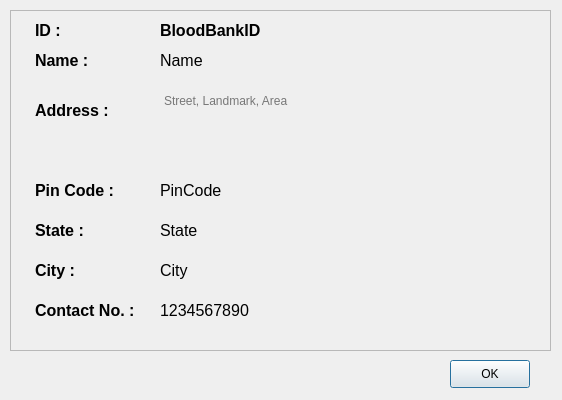
<?xml version="1.0" encoding="UTF-8"?>
<ui version="4.0">
 <class>bloodBankProfile</class>
 <widget class="QDialog" name="bloodBankProfile">
  <property name="geometry">
   <rect>
    <x>0</x>
    <y>0</y>
    <width>562</width>
    <height>400</height>
   </rect>
  </property>
  <property name="windowTitle">
   <string>Blood Bank Profile</string>
  </property>
  <widget class="QFrame" name="frame">
   <property name="geometry">
    <rect>
     <x>10</x>
     <y>10</y>
     <width>541</width>
     <height>341</height>
    </rect>
   </property>
   <property name="styleSheet">
    <string notr="true"/>
   </property>
   <property name="frameShape">
    <enum>QFrame::StyledPanel</enum>
   </property>
   <property name="frameShadow">
    <enum>QFrame::Raised</enum>
   </property>
   <widget class="QLabel" name="nameLabel">
    <property name="geometry">
     <rect>
      <x>25</x>
      <y>30</y>
      <width>101</width>
      <height>41</height>
     </rect>
    </property>
    <property name="text">
     <string>&lt;html&gt;&lt;head/&gt;&lt;body&gt;&lt;p&gt;&lt;span style=&quot; font-size:12pt; font-weight:600;&quot;&gt;Name :&lt;/span&gt;&lt;/p&gt;&lt;/body&gt;&lt;/html&gt;</string>
    </property>
   </widget>
   <widget class="QLabel" name="addressLabel">
    <property name="geometry">
     <rect>
      <x>25</x>
      <y>80</y>
      <width>101</width>
      <height>41</height>
     </rect>
    </property>
    <property name="text">
     <string>&lt;html&gt;&lt;head/&gt;&lt;body&gt;&lt;p&gt;&lt;span style=&quot; font-size:12pt; font-weight:600;&quot;&gt;Address :&lt;/span&gt;&lt;/p&gt;&lt;/body&gt;&lt;/html&gt;</string>
    </property>
   </widget>
   <widget class="QLabel" name="contactLabel">
    <property name="geometry">
     <rect>
      <x>25</x>
      <y>280</y>
      <width>131</width>
      <height>41</height>
     </rect>
    </property>
    <property name="text">
     <string>&lt;html&gt;&lt;head/&gt;&lt;body&gt;&lt;p&gt;&lt;span style=&quot; font-size:12pt; font-weight:600;&quot;&gt;Contact No. :&lt;/span&gt;&lt;/p&gt;&lt;/body&gt;&lt;/html&gt;</string>
    </property>
   </widget>
   <widget class="QLabel" name="stateLabel">
    <property name="geometry">
     <rect>
      <x>25</x>
      <y>200</y>
      <width>101</width>
      <height>41</height>
     </rect>
    </property>
    <property name="text">
     <string>&lt;html&gt;&lt;head/&gt;&lt;body&gt;&lt;p&gt;&lt;span style=&quot; font-size:12pt; font-weight:600;&quot;&gt;State :&lt;/span&gt;&lt;/p&gt;&lt;/body&gt;&lt;/html&gt;</string>
    </property>
   </widget>
   <widget class="QLabel" name="pinCodeLabel">
    <property name="geometry">
     <rect>
      <x>25</x>
      <y>160</y>
      <width>101</width>
      <height>41</height>
     </rect>
    </property>
    <property name="text">
     <string>&lt;html&gt;&lt;head/&gt;&lt;body&gt;&lt;p&gt;&lt;span style=&quot; font-size:12pt; font-weight:600;&quot;&gt;Pin Code :&lt;/span&gt;&lt;/p&gt;&lt;/body&gt;&lt;/html&gt;</string>
    </property>
   </widget>
   <widget class="QLabel" name="cityLabel">
    <property name="geometry">
     <rect>
      <x>25</x>
      <y>240</y>
      <width>101</width>
      <height>41</height>
     </rect>
    </property>
    <property name="text">
     <string>&lt;html&gt;&lt;head/&gt;&lt;body&gt;&lt;p&gt;&lt;span style=&quot; font-size:12pt; font-weight:600;&quot;&gt;City :&lt;/span&gt;&lt;/p&gt;&lt;/body&gt;&lt;/html&gt;</string>
    </property>
   </widget>
   <widget class="QTextBrowser" name="address">
    <property name="geometry">
     <rect>
      <x>150</x>
      <y>80</y>
      <width>371</width>
      <height>61</height>
     </rect>
    </property>
    <property name="styleSheet">
     <string notr="true">background-color:transparent;
border:none;</string>
    </property>
    <property name="placeholderText">
     <string>Street, Landmark, Area</string>
    </property>
   </widget>
   <widget class="QLabel" name="pinCode">
    <property name="geometry">
     <rect>
      <x>150</x>
      <y>170</y>
      <width>181</width>
      <height>21</height>
     </rect>
    </property>
    <property name="styleSheet">
     <string notr="true">font-size:12pt;</string>
    </property>
    <property name="text">
     <string>PinCode</string>
    </property>
   </widget>
   <widget class="QLabel" name="state">
    <property name="geometry">
     <rect>
      <x>150</x>
      <y>210</y>
      <width>181</width>
      <height>21</height>
     </rect>
    </property>
    <property name="styleSheet">
     <string notr="true">font-size:12pt;</string>
    </property>
    <property name="text">
     <string>State</string>
    </property>
   </widget>
   <widget class="QLabel" name="city">
    <property name="geometry">
     <rect>
      <x>150</x>
      <y>250</y>
      <width>181</width>
      <height>21</height>
     </rect>
    </property>
    <property name="styleSheet">
     <string notr="true">font-size:12pt;</string>
    </property>
    <property name="text">
     <string>City</string>
    </property>
   </widget>
   <widget class="QLabel" name="contact">
    <property name="geometry">
     <rect>
      <x>150</x>
      <y>290</y>
      <width>181</width>
      <height>21</height>
     </rect>
    </property>
    <property name="styleSheet">
     <string notr="true">font-size:12pt;</string>
    </property>
    <property name="text">
     <string>1234567890</string>
    </property>
   </widget>
   <widget class="QLabel" name="name">
    <property name="geometry">
     <rect>
      <x>150</x>
      <y>30</y>
      <width>371</width>
      <height>41</height>
     </rect>
    </property>
    <property name="styleSheet">
     <string notr="true">font-size:12pt;</string>
    </property>
    <property name="text">
     <string>Name</string>
    </property>
   </widget>
   <widget class="QLabel" name="IDLabel">
    <property name="geometry">
     <rect>
      <x>25</x>
      <y>0</y>
      <width>131</width>
      <height>41</height>
     </rect>
    </property>
    <property name="text">
     <string>&lt;html&gt;&lt;head/&gt;&lt;body&gt;&lt;p&gt;&lt;span style=&quot; font-size:12pt; font-weight:600;&quot;&gt;ID :&lt;/span&gt;&lt;/p&gt;&lt;/body&gt;&lt;/html&gt;</string>
    </property>
   </widget>
   <widget class="QLabel" name="bloodBankID">
    <property name="geometry">
     <rect>
      <x>150</x>
      <y>0</y>
      <width>371</width>
      <height>41</height>
     </rect>
    </property>
    <property name="styleSheet">
     <string notr="true">font-size:12pt;
font-weight: bold;</string>
    </property>
    <property name="text">
     <string>BloodBankID</string>
    </property>
   </widget>
  </widget>
  <widget class="QPushButton" name="pushButton">
   <property name="geometry">
    <rect>
     <x>450</x>
     <y>360</y>
     <width>80</width>
     <height>28</height>
    </rect>
   </property>
   <property name="text">
    <string>OK</string>
   </property>
  </widget>
 </widget>
 <resources/>
 <connections/>
</ui>
